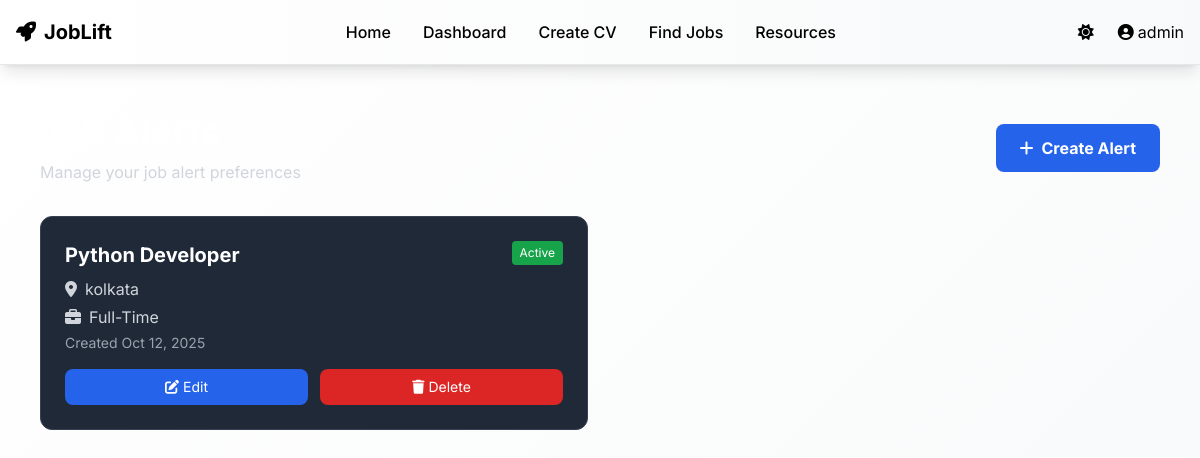
Page /jobs/alerts/ (signed in) on the committed database.
### accounts/models.py (models this page shows)
class CustomUser(AbstractUser):
    email = models.EmailField(unique=True)
    phone = models.CharField(max_length=15, blank=True)
    profile_picture = models.ImageField(upload_to='profiles/', blank=True, null=True)
    preferred_job_role = models.CharField(max_length=100, blank=True)
    experience_level = models.CharField(max_length=20, choices=[
        ('fresher', 'Fresher'),
        ('1-3', '1-3 Years'),
        ('3-5', '3-5 Years'),
        ('5+', '5+ Years')
    ], default='fresher')
    created_at = models.DateTimeField(auto_now_add=True)
    updated_at = models.DateTimeField(auto_now=True)
    USERNAME_FIELD = 'email'
    REQUIRED_FIELDS = ['username']

### job_scraper/models.py (models this page shows, shortened)
class UserJobAlert(models.Model):
    user = models.ForeignKey(User, on_delete=models.CASCADE)
    keywords = models.CharField(max_length=200)
    location = models.CharField(max_length=100, blank=True)
    job_type = models.CharField(max_length=50, blank=True)
    is_active = models.BooleanField(default=True)
    created_at = models.DateTimeField(auto_now_add=True)

### job_scraper/views.py (the view)
# urls.py: path('alerts/', views.JobAlertsView.as_view(), name='alerts'),
class JobAlertsView(LoginRequiredMixin, ListView):
    model = UserJobAlert
    template_name = 'job_scraper/alerts.html'
    context_object_name = 'alerts'
    def get_queryset(self):
        return UserJobAlert.objects.filter(user=self.request.user)

### templates/job_scraper/alerts.html (shortened to what this page needs)
{% extends 'base.html' %}
{% load static %}
{% block content %}
<div class="max-w-6xl mx-auto px-4 py-12">
    <div class="flex justify-between items-center mb-8">
        <div>
            <h2 class="text-4xl font-bold text-white mb-2">Job Alerts</h2>
            <p class="text-gray-300">Manage your job alert preferences</p>
        </div>
        <a href="{% url 'job_scraper:create_alert' %}" class="bg-blue-600 hover:bg-blue-700 text-white px-6 py-3 rounded-lg font-bold">
            <i class="fas fa-plus mr-2"></i>Create Alert
        </a>
    </div>
    <div class="grid grid-cols-1 md:grid-cols-2 gap-6">
        {% for alert in alerts %}
        <div class="bg-gray-800 rounded-xl p-6 border border-gray-700">
            <div class="flex justify-between items-start mb-4">
                <div>
                    <h3 class="text-xl font-bold text-white mb-2">{{ alert.keywords }}</h3>
                    <p class="text-gray-300 mb-1"><i class="fas fa-map-marker-alt mr-2"></i>{{ alert.location }}</p>
                    <p class="text-gray-300 mb-1"><i class="fas fa-briefcase mr-2"></i>{{ alert.job_type|title }}</p>
                    <p class="text-gray-400 text-sm">Created {{ alert.created_at|date:"M d, Y" }}</p>
                </div>
                <div class="flex items-center space-x-2">
                    {% if alert.is_active %}
                    <span class="bg-green-600 text-white px-2 py-1 rounded text-xs">Active</span>
                    {% else %}
                    <span class="bg-gray-600 text-white px-2 py-1 rounded text-xs">Inactive</span>
                    {% endif %}
                </div>
            </div>
            <div class="flex space-x-3">
                <a href="{% url 'job_scraper:edit_alert' alert.id %}" class="flex-1 bg-blue-600 hover:bg-blue-700 text-white py-2 rounded-lg text-sm text-center">
                    <i class="fas fa-edit mr-1"></i>Edit
                </a>
                <form method="post" action="{% url 'job_scraper:delete_alert' alert.id %}" class="flex-1" onsubmit="return confirm('Delete this alert?')">
                    <button type="submit" class="w-full bg-red-600 hover:bg-red-700 text-white py-2 rounded-lg text-sm">
                        <i class="fas fa-trash mr-1"></i>Delete
                    </button>
                </form>
            </div>
        </div>
        {% endfor %}
    </div>
</div>
{% endblock %}

### templates/base.html (shortened to what this page needs)
<!DOCTYPE html>
<html lang="en">
<head>
    <script src="https://cdn.tailwindcss.com"></script>
    <link href="https://cdnjs.cloudflare.com/ajax/libs/font-awesome/6.4.0/css/all.min.css" rel="stylesheet">
</head>
<body class="bg-white text-black font-inter min-h-screen light-theme">
    <nav class="bg-white shadow-lg border-b border-gray-200 text-gray-900 fixed top-0 w-full z-50">
        <div class="max-w-7xl mx-auto px-4">
            <div class="flex justify-between items-center h-16">
                <a href="{% url 'core:home' %}" class="flex items-center font-bold text-xl">
                    <i class="fas fa-rocket mr-2"></i>JobLift
                </a>
                <div class="hidden md:flex items-center space-x-8">
                    <a href="{% url 'core:home' %}" class="text-gray-700 hover:text-blue-600 font-medium transition-colors">Home</a>
                    {% if user.is_authenticated %}
                    <a href="{% url 'core:dashboard' %}" class="text-gray-700 hover:text-blue-600 font-medium transition-colors">Dashboard</a>
                    <a href="{% url 'cv_optimizer:create' %}" class="text-gray-700 hover:text-blue-600 font-medium transition-colors">Create CV</a>
                    <a href="{% url 'job_scraper:search' %}" class="text-gray-700 hover:text-blue-600 font-medium transition-colors">Find Jobs</a>
                    {% endif %}
                    <a href="{% url 'core:resources' %}" class="text-gray-700 hover:text-blue-600 font-medium transition-colors">Resources</a>
                </div>
                <div class="flex items-center space-x-4">
                    <button id="themeToggle" class="p-2 rounded-lg hover:bg-gray-100 transition-colors" onclick="toggleTheme()">
                        <i class="fas fa-sun text-gray-600" id="themeIcon"></i>
                    </button>
                    {% if user.is_authenticated %}
                    <div class="relative group">
                        <button class="flex items-center text-gray-700 hover:text-blue-600 transition-colors">
                            <i class="fas fa-user-circle mr-1"></i>{{ user.username }}
                        </button>
                    </div>
                    {% else %}
                    <a href="{% url 'accounts:login' %}" class="text-gray-700 hover:text-blue-600 transition-colors">Login</a>
                    <a href="{% url 'accounts:register' %}" class="bg-blue-600 text-white px-4 py-2 rounded-lg hover:bg-blue-700 transition-colors">Register</a>
                    {% endif %}
                </div>
            </div>
        </div>
    </nav>
    <main class="pt-16 min-h-screen">
        {% block content %}
        {% endblock %}
    </main>
    {% load static %}
</body>
</html>

### templates/base.html (style rules this page uses)
.light-theme { background: linear-gradient(135deg, #ffffff 0%, #f8f9fa 100%) !important; color: #000000 !important; }
.light-theme nav { background: linear-gradient(90deg, #ffffff 0%, #f8f9fa 100%) !important; color: #000000 !important; }

### rows in the picture
CustomUser: username "admin"
UserJobAlert: keywords "Python Developer", location "kolkata", job_type "Full-Time", created_at "Oct 12, 2025", is_active "Active"
